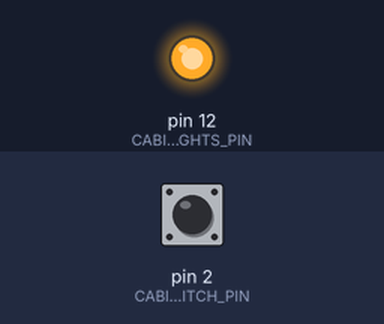
Simulated run of this sketch. Board: Arduino Uno, built with avr-gcc and run on an emulated ATmega328P. Parts: output pins drawn as LEDs (lit = HIGH). The inputs (shaded band) are chosen by the test bench; at power-on: pin 2 (CABIN_LIGHTS_SWITCH_PIN) LOW.

Above: at 1.2 s.
1.3 s: pin 2 (CABIN_LIGHTS_SWITCH_PIN) pulled HIGH for 0.15 s
At 1.37 s:
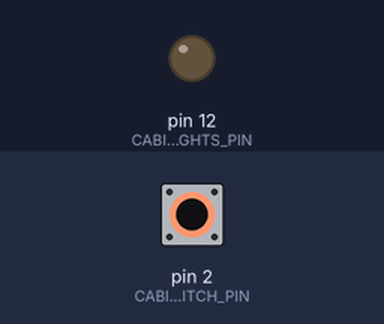
2.9 s: pin 2 (CABIN_LIGHTS_SWITCH_PIN) pulled HIGH for 3.2 s
At 6.5 s:
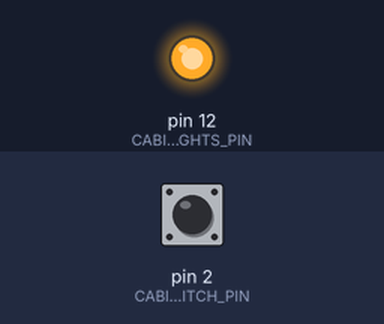
Timing chart, 0 to 8.0 s (numbered marks = the images above; inputs shaded):
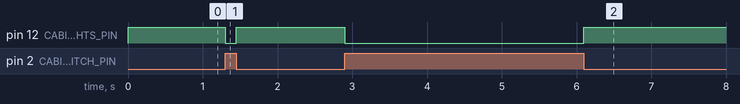

The sketch:

day03.ino
```cpp
/*
 * 30 Days - Lost in Space
 * Day 3 - I'm Worried About Your Battery Levels
 *
 * Learn more at https://inventr.io/adventure
 *
 * A light that is always on is also always drawing power, and right now your
 * battery power is limited.  Let's find a way to control your light so that
 * we can turn it off when it's not needed, and save battery power that you'll
 * be needing in the days ahead.
 *
 * Alex Eschenauer
 * David Schmidt
 */

/*
 * Arduino concepts introduced/documented in this lesson.
 * - if statement (https://www.arduino.cc/reference/en/language/structure/control-structure/if/)
 * - else control structure (https://www.arduino.cc/reference/en/language/structure/control-structure/else/)
 * - comparison operator == (https://www.arduino.cc/reference/en/language/structure/comparison-operators/equalto/)
 * - digitalRead() (https://www.arduino.cc/reference/en/language/functions/digital-io/digitalread/)
 *
 * Parts and electronics concepts introduced in this lesson.
 * - Dual Inline Package (DIP) switches.
 * - Resistors
 */

#include "Arduino.h"  // include information about our HERO

#define CABIN_LIGHTS_PIN 12        // Control our lander's lights using the HERO's pin 12
#define CABIN_LIGHTS_SWITCH_PIN 2  // Connect our light switch to pin 2

// setup() gets called ONCE when our sketch is first run (after upload, when power is
// restored, or when the HERO's reset button is pressed)
void setup() {
  pinMode(CABIN_LIGHTS_PIN, OUTPUT);        // Set light control pin as an OUTPUT
  pinMode(CABIN_LIGHTS_SWITCH_PIN, INPUT);  // Since we read from the switch, this pin is an INPUT
}

// After setup() is executed once the loop() function is called.  Every time it completes it
// is immediately called again, over and over again.
void loop() {
/*
  // First version of our loop.  It works, but could be shorter, more efficient and
  // more understandable.  Commented out but left in to show how we can incrementally
  // improve our code.

  byte switch_setting;

  switch_setting = digitalRead(CABIN_LIGHTS_SWITCH_PIN);   // Read state of light switch

  if (switch_setting == HIGH) {
    digitalWrite(CABIN_LIGHTS_PIN, HIGH);  // if switch is ON then turn on our lander's light
  }

  if (switch_setting == LOW) {
    digitalWrite(CABIN_LIGHTS_PIN, LOW);  // if switch is OFF then turn off lander's light
  }
*/

/*
  // Second version of our loop.  Better.  Define the variable and set it in the same statement
  // and then use the else statement to show that we should always execute ONE of our two
  // actions.

  byte switch_setting = digitalRead(CABIN_LIGHTS_SWITCH_PIN);

  if (switch_setting == HIGH) {
    digitalWrite(CABIN_LIGHTS_PIN, HIGH);  // Switch is ON, turn on our lander's light
  } else {
    digitalWrite(CABIN_LIGHTS_PIN, LOW);  // Switch is OFF, turn off lander's light
  }
*/

  // Final version!  Since we only use our value once, just do our digitalRead once and
  // remove the (now unnecessary) variable.  Clean, fast and less likely to allow bugs
  // to be introduced.

  // Each time loop() begins digitalRead() reads the input pin attached to the switch and
  // compares the value read to HIGH (switch is ON)
  if (digitalRead(CABIN_LIGHTS_SWITCH_PIN) == HIGH) {
    digitalWrite(CABIN_LIGHTS_PIN, LOW);  // Switch is ON, turn on our lander's light
  } else {
    digitalWrite(CABIN_LIGHTS_PIN, HIGH);  // Switch is OFF, turn off lander's light
  }
}
```

Measured:
- after the input at 1.3 s, pin 12 (CABIN_LIGHTS_PIN): HIGH → LOW at once, → HIGH 0.15 s later
- after the input at 2.9 s, pin 12 (CABIN_LIGHTS_PIN): HIGH → LOW at once, → HIGH 3.2 s later
